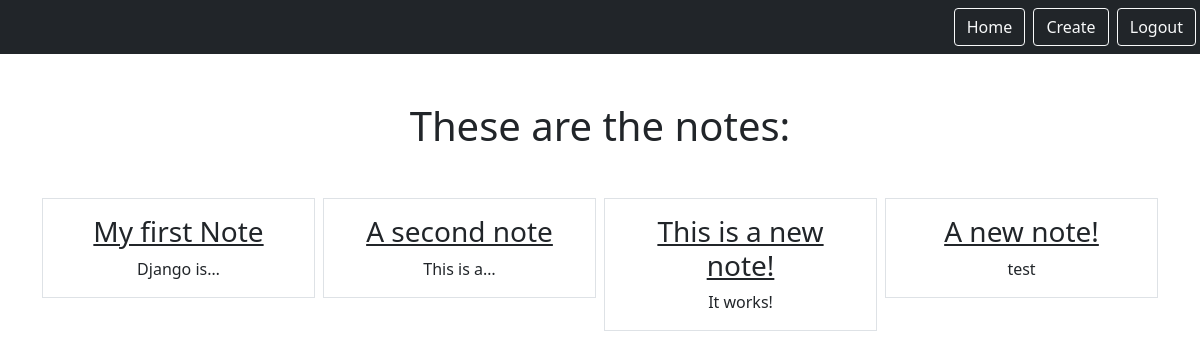
Page /smart/notes (signed in) on the earlier database version.
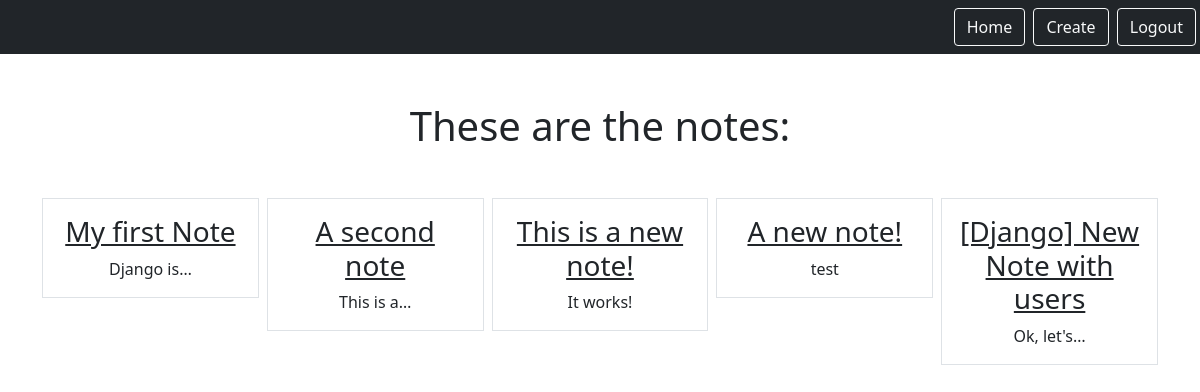
Same page on the later database version.
### notes/models.py (models this page shows)
class Notes(models.Model):
    title = models.CharField(max_length=200)
    text = models.TextField()
    created = models.DateTimeField(auto_now_add=True)
    user = models.ForeignKey(User, on_delete=models.CASCADE, related_name="notes")

### notes/views.py (the view)
# urls.py: path('notes', views.NotesListView.as_view(), name="notes.list"),
class NotesListView(LoginRequiredMixin, ListView):
    model = Notes
    context_object_name = "notes"
    template_name = "notes/notes_list.html"
    login_url = "/login"
    def get_queryset(self):
        return self.request.user.notes.all()

### notes/templates/notes/notes_list.html
{% extends "base.html" %}
{% block content %}
    <h1 class="my-5">These are the notes:</h1>
    <div class="row row-cols3 g-2">
        {% for note in notes %}
        <div class="col">
            <div class="p-3 border">
                <a href="{% url 'notes.detail' pk=note.id %}" class="text-dark text-decoration-non">
                    <h3> {{note.title}}</h3>
                </a>
                {{note.text|truncatechars:10}}
            </div>
        </div>
        {% endfor %}
    </div>
{% endblock %}

Differences in the rows shown:
added Notes: title "[Django] New Note with users", text "Ok, let's…"
